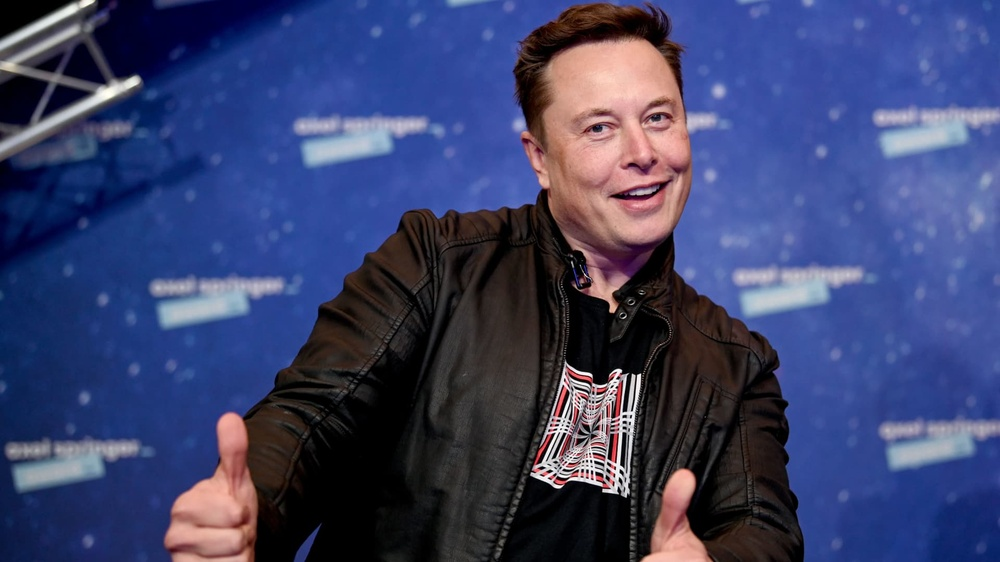
#> input picture opencv/Basics/data/elon musk.jpg, 1000 x 562 px, shrunk from 1920 x 1080 before the run
$ jupyter execute '이미지 흐림 효과.ipynb'
#> lines starting #> are read from the running program, lines starting #| are printed output that depends on the picture
[cell 1]
import cv2
import matplotlib.pyplot as plt

path = '../data/elon musk.jpg'
image = cv2.imread(path)
#> image is the input picture: shape (562, 1000, 3); mean B, G, R 107.5, 66.3, 59.5
image = cv2.cvtColor(image, cv2.COLOR_BGR2RGB)

dst_1 = cv2.blur(image, (10,10)) # 일반 blur
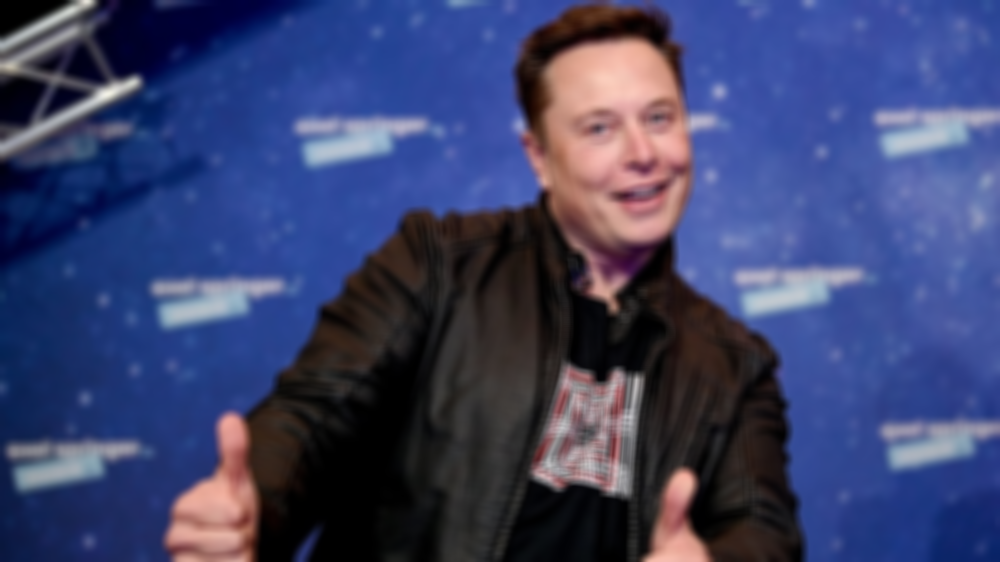
#> dst_1: shape (562, 1000, 3); mean R, G, B 59.4, 66.3, 107.5
dst_2 = cv2.GaussianBlur(image, (7, 7), 0) # gaussian blur
dst_3 = cv2.medianBlur(image, 9) # median blur
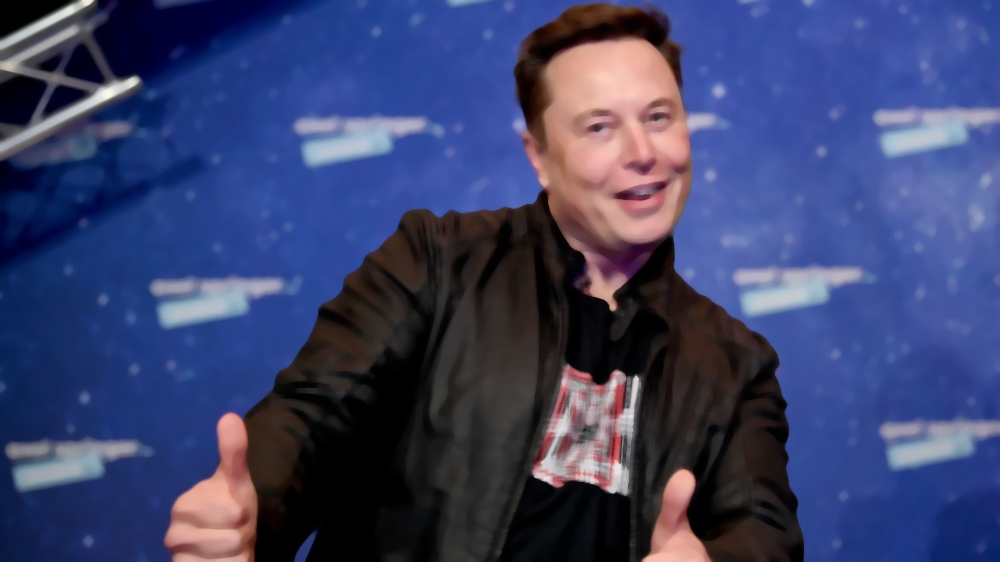
#> dst_3: shape (562, 1000, 3); mean R, G, B 59.3, 66, 107.3
dst_4 = cv2.bilateralFilter(image, 5, 75, 75) # bilateral filterning

titles = ['Origin', 'Blur', 'Gaussuan', 'Median', 'bilateral']
images = [image, dst_1, dst_2, dst_3, dst_4]

plt.figure(figsize=(20, 6))
for i in range(len(titles)):
    plt.subplot(2, 3, i+1)
    plt.imshow(images[i])
    plt.title(titles[i])
    plt.axis('off')

plt.show()
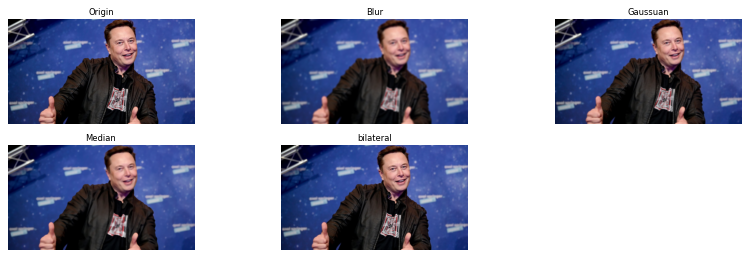
#> figure drawn by matplotlib, 5 panels

$ run again, with opencv/Basics/data/tomato.jpg copied over opencv/Basics/data/elon musk.jpg
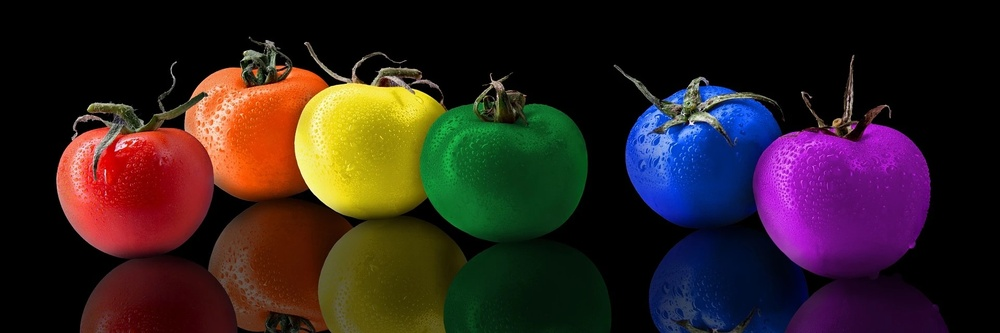
#> input picture opencv/Basics/data/tomato.jpg, 1000 x 333 px, shrunk from 1920 x 640 before the run
#> image is the input picture: shape (333, 1000, 3); mean B, G, R 31.9, 32.8, 48.4
#> `dst_1 = cv2.blur(image, (10,10))`:
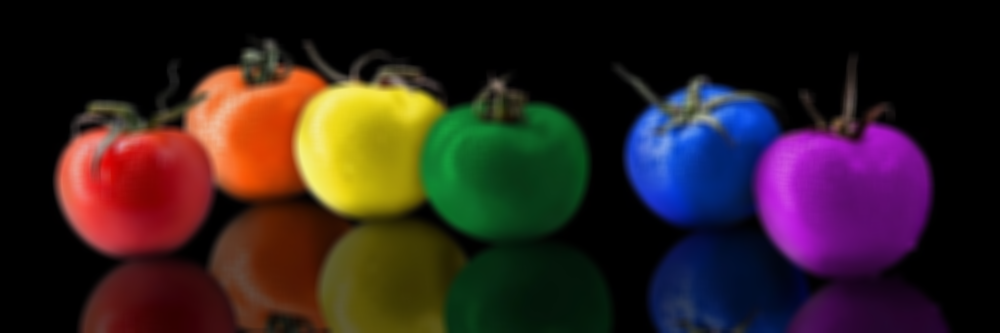
#> dst_1: shape (333, 1000, 3); mean R, G, B 48.3, 32.8, 31.8
#> `dst_3 = cv2.medianBlur(image, 9)`:
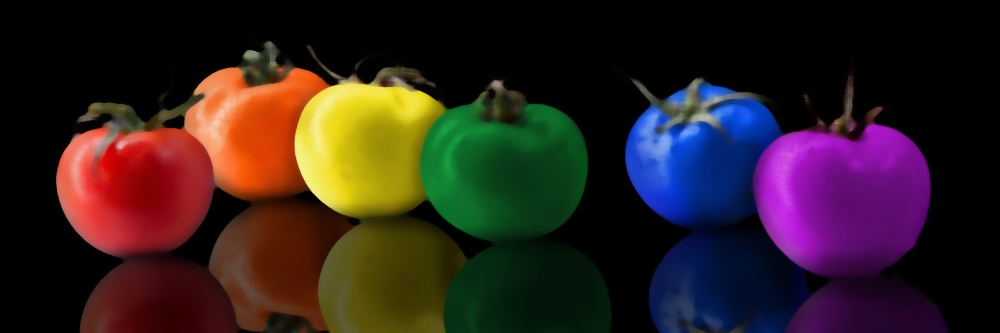
#> dst_3: shape (333, 1000, 3); mean R, G, B 47.7, 32, 31
